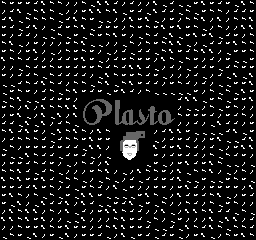

This game map was drawn from its Tiled (.tmx) file and the tilesets committed beside it. A one-line description and the full map source follow:
An orthogonal 32x30 tile map with 8x8 px tiles, 1 tile layer (try).

<map version="1.0" orientation="orthogonal" renderorder="right-down" width="32" height="30" tilewidth="8" tileheight="8" nextobjectid="1">
 <properties>
  <property name="Orientation" value="" />
 </properties>
 <tileset firstgid="1" name="tiles" tilewidth="8" tileheight="8" tilecount="512">
  <image source="tiles.png" width="128" height="256" />
 </tileset>
 <layer name="try" width="32" height="30">
  <data encoding="csv">
321,323,323,323,337,339,321,321,322,322,321,338,339,339,337,322,337,322,322,339,338,337,338,338,323,339,323,337,323,338,339,321,
322,337,339,338,321,339,321,338,322,322,323,339,339,321,339,338,323,337,338,339,337,337,338,321,338,323,321,321,322,337,337,323,
337,339,338,321,321,321,321,338,337,339,321,323,338,338,322,322,339,323,339,338,322,323,322,321,321,339,322,339,322,321,321,339,
323,337,338,337,339,322,338,337,323,321,339,338,337,323,323,322,321,323,321,323,339,323,339,323,321,338,322,321,322,322,339,339,
323,322,337,337,322,338,338,321,338,323,338,321,323,321,339,323,322,338,321,337,338,339,338,323,339,323,339,338,337,323,322,321,
321,339,338,322,323,322,322,322,323,321,339,338,338,322,322,338,321,322,321,323,321,339,339,338,322,338,337,337,323,339,321,321,
323,321,322,323,339,322,338,322,321,323,321,323,322,338,322,337,338,337,337,338,321,339,323,337,321,339,339,322,338,323,323,321,
339,321,321,337,337,322,322,337,337,323,339,323,338,322,337,323,321,323,323,322,339,321,338,321,323,322,337,322,323,338,338,323,
322,322,338,321,337,323,321,323,323,337,323,323,321,337,321,337,339,339,337,338,322,337,322,338,337,337,323,338,337,321,323,323,
323,322,337,337,321,338,321,337,337,337,337,322,338,339,321,323,323,321,337,323,338,322,322,322,337,338,322,337,338,339,338,339,
338,338,337,321,337,339,321,337,322,321,321,338,321,339,338,321,339,323,337,337,322,323,321,337,322,337,322,338,338,323,323,339,
338,323,321,323,322,337,321,338,321,339,323,337,323,338,323,339,337,322,321,338,338,338,338,338,323,322,321,338,321,338,339,323,
338,321,339,338,338,337,337,323,323,322,257,258,259,260,261,262,263,264,265,266,267,268,337,339,339,338,323,321,338,323,323,339,
323,321,322,339,322,339,321,321,339,339,273,274,275,276,277,278,279,280,281,282,283,284,322,338,338,322,321,338,323,321,322,322,
322,323,339,338,322,339,338,339,322,339,289,290,291,292,293,294,295,296,297,298,299,300,321,323,323,323,337,322,323,337,321,322,
337,337,338,339,338,339,322,337,321,338,305,306,307,308,309,310,311,312,313,314,315,316,322,322,337,322,338,339,337,337,322,323,
321,339,337,339,323,322,338,339,321,339,321,322,339,321,1,269,270,271,272,322,337,339,339,323,338,338,338,338,337,339,338,323,
322,337,321,321,321,337,338,337,321,321,323,339,323,323,1,285,286,287,288,338,322,337,323,337,322,322,323,339,338,338,337,339,
338,321,322,323,323,323,337,323,337,337,338,339,339,322,1,301,302,303,304,339,337,323,339,321,337,322,337,338,322,323,339,339,
323,338,338,339,321,337,337,338,337,323,337,338,322,338,1,317,318,319,320,323,322,337,323,337,337,322,321,338,321,337,323,322,
322,323,323,337,321,337,323,322,338,322,321,337,322,339,1,1,1,1,338,323,338,322,323,339,337,323,339,321,338,338,322,338,
321,321,339,337,338,337,321,338,322,322,322,323,321,339,322,338,322,339,321,321,323,322,339,338,321,321,339,322,338,322,321,322,
339,321,339,323,323,339,337,338,321,321,338,322,338,321,338,322,337,338,337,337,323,337,339,338,338,323,338,338,323,321,323,338,
323,323,337,337,339,323,321,322,337,338,323,321,337,322,339,338,323,322,322,323,323,322,323,339,337,322,323,323,323,323,322,339,
323,339,321,322,321,338,321,338,323,338,339,339,323,338,338,338,338,323,339,321,338,322,339,337,323,337,321,339,338,322,323,337,
323,338,339,322,338,339,337,337,339,322,339,337,338,338,323,337,339,338,323,338,321,322,322,321,337,322,321,338,323,321,322,322,
322,339,321,339,339,322,321,322,339,338,337,322,323,339,339,321,337,337,322,322,339,338,322,339,339,321,339,337,337,338,321,338,
339,339,321,339,323,339,322,322,338,338,339,322,322,322,321,339,323,337,338,321,322,338,323,322,322,322,339,338,339,339,322,337,
322,322,321,323,323,339,321,323,339,323,323,322,337,321,339,339,323,323,337,338,338,337,338,339,321,337,339,321,338,321,321,337,
338,321,323,338,339,322,323,338,339,322,323,323,337,338,322,339,338,323,337,338,337,323,338,322,323,339,338,322,321,323,339,321
</data>
 </layer>
</map>